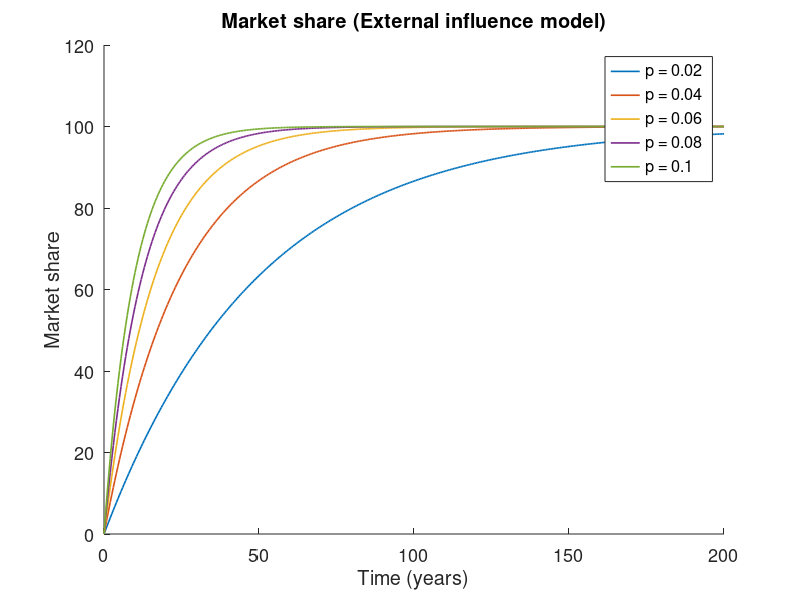
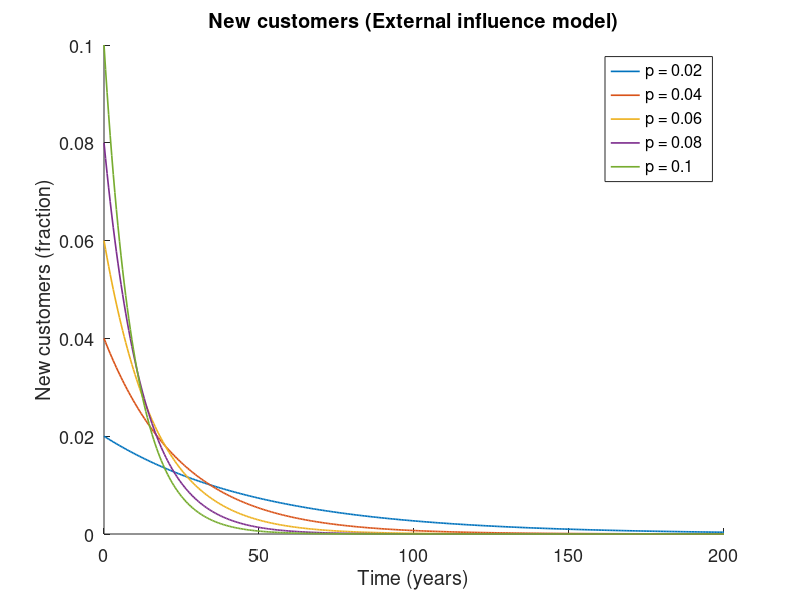

Here is the MATLAB script that generated these plots, in order:
% As value of p increases, rate of change in number of people adopting the product increase and hence time taken to reach saturation level decreases.
close all;
clear all;
total = 200;
dt = 0.5;
set(gca,'fontsize',13)
hold on
iter = total / dt + 1;
p = [0.02, 0.04, 0.06, 0.08, 0.1];
C = 100000;
y = zeros(5, iter);
for j = 1 : 5
    N = zeros(iter, 1);
    x = zeros(iter, 1);
    t = zeros(iter, 1);
    for i = 2 : iter
        N(i) = N(i - 1) + dt * p(j) * (C - N(i - 1));
        x(i) = (N(i) / C) * 100;
        y(j, i-1) = ((N(i) - N(i - 1)) / (C*dt )) ;
        t(i) = t(i - 1) + dt;
    end;
    y(j, iter) = y(j,iter-1);
    plot(t, x,'lineWidth',1.2)
    hold on;
end;

legend('p = 0.02', 'p = 0.04', 'p = 0.06', 'p = 0.08', 'p = 0.1');
title('Market share (External influence model)');
xlabel('Time (years)');
ylabel('Market share');
ylim([0 120])



figure;
set(gca,'fontsize',13)
hold on
for j = 1 : 5
    plot(t, y(j, :),'lineWidth',1.2)
    hold on;
end;
legend('p = 0.02', 'p = 0.04', 'p = 0.06', 'p = 0.08', 'p = 0.1');
%ylim([0 10]);
title('New customers (External influence model)');
xlabel('Time (years)');
ylabel('New customers (fraction)');



